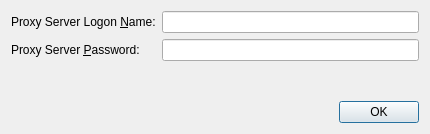
<?xml version="1.0" encoding="UTF-8"?>
<ui version="4.0">
 <class>PrefsProxy</class>
 <widget class="QDialog" name="PrefsProxy">
  <property name="geometry">
   <rect>
    <x>0</x>
    <y>0</y>
    <width>430</width>
    <height>134</height>
   </rect>
  </property>
  <property name="windowTitle">
   <string>Dialog</string>
  </property>
  <layout class="QVBoxLayout" name="verticalLayout">
   <item>
    <layout class="QFormLayout" name="formLayout">
     <item row="2" column="0">
      <widget class="QLabel" name="proxy_username_label">
       <property name="text">
        <string>Proxy Server Logon &amp;Name:</string>
       </property>
       <property name="buddy">
        <cstring>proxy_username</cstring>
       </property>
      </widget>
     </item>
     <item row="2" column="1">
      <widget class="QLineEdit" name="proxy_username"/>
     </item>
     <item row="3" column="0">
      <widget class="QLabel" name="proxy_password_label">
       <property name="text">
        <string>Proxy Server &amp;Password:</string>
       </property>
       <property name="buddy">
        <cstring>proxy_password</cstring>
       </property>
      </widget>
     </item>
     <item row="3" column="1">
      <widget class="QLineEdit" name="proxy_password">
       <property name="echoMode">
        <enum>QLineEdit::Password</enum>
       </property>
      </widget>
     </item>
    </layout>
   </item>
   <item>
    <widget class="QDialogButtonBox" name="buttonBox">
     <property name="orientation">
      <enum>Qt::Horizontal</enum>
     </property>
     <property name="standardButtons">
      <set>QDialogButtonBox::Ok</set>
     </property>
    </widget>
   </item>
  </layout>
 </widget>
 <resources/>
 <connections>
  <connection>
   <sender>buttonBox</sender>
   <signal>accepted()</signal>
   <receiver>PrefsProxy</receiver>
   <slot>accept()</slot>
   <hints>
    <hint type="sourcelabel">
     <x>248</x>
     <y>254</y>
    </hint>
    <hint type="destinationlabel">
     <x>157</x>
     <y>274</y>
    </hint>
   </hints>
  </connection>
  <connection>
   <sender>buttonBox</sender>
   <signal>rejected()</signal>
   <receiver>PrefsProxy</receiver>
   <slot>reject()</slot>
   <hints>
    <hint type="sourcelabel">
     <x>316</x>
     <y>260</y>
    </hint>
    <hint type="destinationlabel">
     <x>286</x>
     <y>274</y>
    </hint>
   </hints>
  </connection>
 </connections>
</ui>
